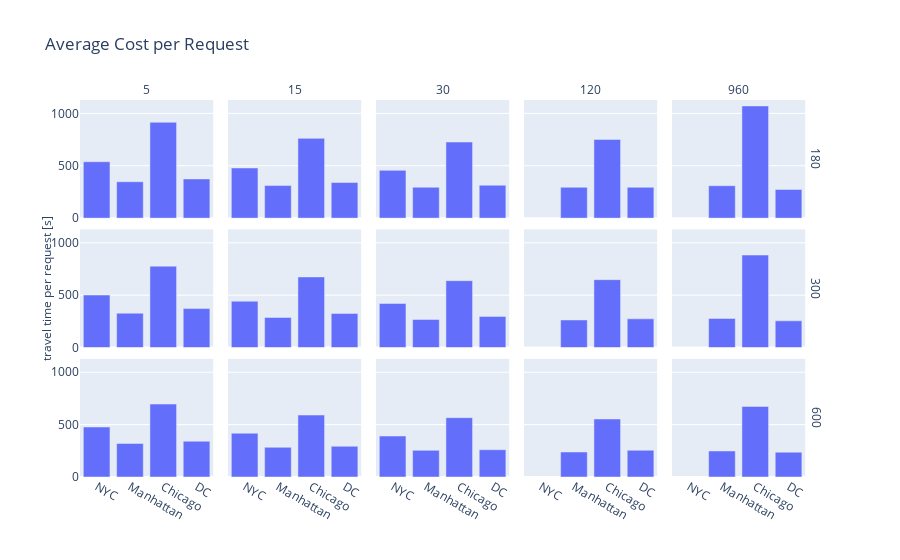

The notebook cell saved with this chart:
### Markdown cell above
## IH all instances

### Code cell
dfih = df[df['method'] == 'ih']
fig = px.bar(
    dfih,
    x = 'area',
    y = 'cost_per_request',
    barmode='group',
    title = 'Average Cost per Request',
    facet_col='duration_minutes',
    facet_row='max_delay'
)

# shared axes titles
fig.for_each_yaxis(lambda y: y.update(title = ''))
fig.add_annotation(x=-0.06, y=0.5, text="travel time per request [s]", textangle=-90, xref="paper", yref="paper", showarrow=False)
fig.for_each_xaxis(lambda y: y.update(title = ''))
# fig.add_annotation(x=0.5, y=-0.1, text="Area",  xref="paper", yref="paper", showarrow=False)

# faceting label editing
fig.for_each_annotation(lambda a: a.update(text=a.text.split("=")[-1]))

fig.show()

### Figure 1 — Plotly figure (JSON) as saved in the notebook; plotly's stock layout.template omitted (floating-point values rounded to 4 significant figures)
{"data": [{"alignmentgroup": "True", "hovertemplate": "max_delay=180<br>duration_minutes=5<br>area=%{x}<br>cost_per_request=%{y}<extra></extra>", "legendgroup": "", "marker": {"color": "#636efa", "pattern": {"shape": ""}}, "name": "", "offsetgroup": "", "orientation": "v", "showlegend": false, "textposition": "auto", "x": ["NYC", "Manhattan", "Chicago", "DC"], "xaxis": "x11", "y": [538.3, 347.3, 915.2, 374.4], "yaxis": "y11", "type": "bar"}, {"alignmentgroup": "True", "hovertemplate": "max_delay=180<br>duration_minutes=15<br>area=%{x}<br>cost_per_request=%{y}<extra></extra>", "legendgroup": "", "marker": {"color": "#636efa", "pattern": {"shape": ""}}, "name": "", "offsetgroup": "", "orientation": "v", "showlegend": false, "textposition": "auto", "x": ["NYC", "Manhattan", "Chicago", "DC"], "xaxis": "x12", "y": [478.8, 311.1, 761.6, 339.8], "yaxis": "y12", "type": "bar"}, {"alignmentgroup": "True", "hovertemplate": "max_delay=180<br>duration_minutes=30<br>area=%{x}<br>cost_per_request=%{y}<extra></extra>", "legendgroup": "", "marker": {"color": "#636efa", "pattern": {"shape": ""}}, "name": "", "offsetgroup": "", "orientation": "v", "showlegend": false, "textposition": "auto", "x": ["NYC", "Manhattan", "Chicago", "DC"], "xaxis": "x13", "y": [456.2, 294.9, 726.5, 314.3], "yaxis": "y13", "type": "bar"}, {"alignmentgroup": "True", "hovertemplate": "max_delay=180<br>duration_minutes=120<br>area=%{x}<br>cost_per_request=%{y}<extra></extra>", "legendgroup": "", "marker": {"color": "#636efa", "pattern": {"shape": ""}}, "name": "", "offsetgroup": "", "orientation": "v", "showlegend": false, "textposition": "auto", "x": ["Manhattan", "Chicago", "DC"], "xaxis": "x14", "y": [294.3, 751.4, 294.1], "yaxis": "y14", "type": "bar"}, {"alignmentgroup": "True", "hovertemplate": "max_delay=180<br>duration_minutes=960<br>area=%{x}<br>cost_per_request=%{y}<extra></extra>", "legendgroup": "", "marker": {"color": "#636efa", "pattern": {"shape": ""}}, "name": "", "offsetgroup": "", "orientation": "v", "showlegend": false, "textposition": "auto", "x": ["Manhattan", "Chicago", "DC"], "xaxis": "x15", "y": [309.6, 1071.0, 273.9], "yaxis": "y15", "type": "bar"}, {"alignmentgroup": "True", "hovertemplate": "max_delay=300<br>duration_minutes=5<br>area=%{x}<br>cost_per_request=%{y}<extra></extra>", "legendgroup": "", "marker": {"color": "#636efa", "pattern": {"shape": ""}}, "name": "", "offsetgroup": "", "orientation": "v", "showlegend": false, "textposition": "auto", "x": ["NYC", "Manhattan", "Chicago", "DC"], "xaxis": "x6", "y": [501.7, 328.3, 777.4, 372.2], "yaxis": "y6", "type": "bar"}, {"alignmentgroup": "True", "hovertemplate": "max_delay=300<br>duration_minutes=15<br>area=%{x}<br>cost_per_request=%{y}<extra></extra>", "legendgroup": "", "marker": {"color": "#636efa", "pattern": {"shape": ""}}, "name": "", "offsetgroup": "", "orientation": "v", "showlegend": false, "textposition": "auto", "x": ["NYC", "Manhattan", "Chicago", "DC"], "xaxis": "x7", "y": [442.9, 287.7, 674.5, 325.8], "yaxis": "y7", "type": "bar"}, {"alignmentgroup": "True", "hovertemplate": "max_delay=300<br>duration_minutes=30<br>area=%{x}<br>cost_per_request=%{y}<extra></extra>", "legendgroup": "", "marker": {"color": "#636efa", "pattern": {"shape": ""}}, "name": "", "offsetgroup": "", "orientation": "v", "showlegend": false, "textposition": "auto", "x": ["NYC", "Manhattan", "Chicago", "DC"], "xaxis": "x8", "y": [420.6, 268.1, 638.7, 297.6], "yaxis": "y8", "type": "bar"}, {"alignmentgroup": "True", "hovertemplate": "max_delay=300<br>duration_minutes=120<br>area=%{x}<br>cost_per_request=%{y}<extra></extra>", "legendgroup": "", "marker": {"color": "#636efa", "pattern": {"shape": ""}}, "name": "", "offsetgroup": "", "orientation": "v", "showlegend": false, "textposition": "auto", "x": ["Manhattan", "Chicago", "DC"], "xaxis": "x9", "y": [263.4, 648.3, 274.1], "yaxis": "y9", "type": "bar"}, {"alignmentgroup": "True", "hovertemplate": "max_delay=300<br>duration_minutes=960<br>area=%{x}<br>cost_per_request=%{y}<extra></extra>", "legendgroup": "", "marker": {"color": "#636efa", "pattern": {"shape": ""}}, "name": "", "offsetgroup": "", "orientation": "v", "showlegend": false, "textposition": "auto", "x": ["Manhattan", "Chicago", "DC"], "xaxis": "x10", "y": [278.2, 883.4, 255.4], "yaxis": "y10", "type": "bar"}, {"alignmentgroup": "True", "hovertemplate": "max_delay=600<br>duration_minutes=5<br>area=%{x}<br>cost_per_request=%{y}<extra></extra>", "legendgroup": "", "marker": {"color": "#636efa", "pattern": {"shape": ""}}, "name": "", "offsetgroup": "", "orientation": "v", "showlegend": false, "textposition": "auto", "x": ["NYC", "Manhattan", "Chicago", "DC"], "xaxis": "x", "y": [477.3, 320.6, 696.3, 341.1], "yaxis": "y", "type": "bar"}, {"alignmentgroup": "True", "hovertemplate": "max_delay=600<br>duration_minutes=15<br>area=%{x}<br>cost_per_request=%{y}<extra></extra>", "legendgroup": "", "marker": {"color": "#636efa", "pattern": {"shape": ""}}, "name": "", "offsetgroup": "", "orientation": "v", "showlegend": false, "textposition": "auto", "x": ["NYC", "Manhattan", "Chicago", "DC"], "xaxis": "x2", "y": [418.1, 283.5, 591.5, 293.4], "yaxis": "y2", "type": "bar"}, {"alignmentgroup": "True", "hovertemplate": "max_delay=600<br>duration_minutes=30<br>area=%{x}<br>cost_per_request=%{y}<extra></extra>", "legendgroup": "", "marker": {"color": "#636efa", "pattern": {"shape": ""}}, "name": "", "offsetgroup": "", "orientation": "v", "showlegend": false, "textposition": "auto", "x": ["NYC", "Manhattan", "Chicago", "DC"], "xaxis": "x3", "y": [391.4, 254.5, 566.5, 260.7], "yaxis": "y3", "type": "bar"}, {"alignmentgroup": "True", "hovertemplate": "max_delay=600<br>duration_minutes=120<br>area=%{x}<br>cost_per_request=%{y}<extra></extra>", "legendgroup": "", "marker": {"color": "#636efa", "pattern": {"shape": ""}}, "name": "", "offsetgroup": "", "orientation": "v", "showlegend": false, "textposition": "auto", "x": ["Manhattan", "Chicago", "DC"], "xaxis": "x4", "y": [238.8, 553.9, 255.1], "yaxis": "y4", "type": "bar"}, {"alignmentgroup": "True", "hovertemplate": "max_delay=600<br>duration_minutes=960<br>area=%{x}<br>cost_per_request=%{y}<extra></extra>", "legendgroup": "", "marker": {"color": "#636efa", "pattern": {"shape": ""}}, "name": "", "offsetgroup": "", "orientation": "v", "showlegend": false, "textposition": "auto", "x": ["Manhattan", "Chicago", "DC"], "xaxis": "x5", "y": [248.3, 673.9, 236.9], "yaxis": "y5", "type": "bar"}], "layout": {"xaxis": {"anchor": "y", "domain": [0.0, 0.18], "title": {"text": ""}}, "yaxis": {"anchor": "x", "domain": [0.0, 0.3133], "title": {"text": ""}}, "xaxis2": {"anchor": "y2", "domain": [0.2, 0.38], "matches": "x", "title": {"text": ""}}, "yaxis2": {"anchor": "x2", "domain": [0.0, 0.3133], "matches": "y", "showticklabels": false, "title": {"text": ""}}, "xaxis3": {"anchor": "y3", "domain": [0.4, 0.58], "matches": "x", "title": {"text": ""}}, "yaxis3": {"anchor": "x3", "domain": [0.0, 0.3133], "matches": "y", "showticklabels": false, "title": {"text": ""}}, "xaxis4": {"anchor": "y4", "domain": [0.6, 0.78], "matches": "x", "title": {"text": ""}}, "yaxis4": {"anchor": "x4", "domain": [0.0, 0.3133], "matches": "y", "showticklabels": false, "title": {"text": ""}}, "xaxis5": {"anchor": "y5", "domain": [0.8, 0.98], "matches": "x", "title": {"text": ""}}, "yaxis5": {"anchor": "x5", "domain": [0.0, 0.3133], "matches": "y", "showticklabels": false, "title": {"text": ""}}, "xaxis6": {"anchor": "y6", "domain": [0.0, 0.18], "matches": "x", "showticklabels": false, "title": {"text": ""}}, "yaxis6": {"anchor": "x6", "domain": [0.3433, 0.6567], "matches": "y", "title": {"text": ""}}, "xaxis7": {"anchor": "y7", "domain": [0.2, 0.38], "matches": "x", "showticklabels": false, "title": {"text": ""}}, "yaxis7": {"anchor": "x7", "domain": [0.3433, 0.6567], "matches": "y", "showticklabels": false, "title": {"text": ""}}, "xaxis8": {"anchor": "y8", "domain": [0.4, 0.58], "matches": "x", "showticklabels": false, "title": {"text": ""}}, "yaxis8": {"anchor": "x8", "domain": [0.3433, 0.6567], "matches": "y", "showticklabels": false, "title": {"text": ""}}, "xaxis9": {"anchor": "y9", "domain": [0.6, 0.78], "matches": "x", "showticklabels": false, "title": {"text": ""}}, "yaxis9": {"anchor": "x9", "domain": [0.3433, 0.6567], "matches": "y", "showticklabels": false, "title": {"text": ""}}, "xaxis10": {"anchor": "y10", "domain": [0.8, 0.98], "matches": "x", "showticklabels": false, "title": {"text": ""}}, "yaxis10": {"anchor": "x10", "domain": [0.3433, 0.6567], "matches": "y", "showticklabels": false, "title": {"text": ""}}, "xaxis11": {"anchor": "y11", "domain": [0.0, 0.18], "matches": "x", "showticklabels": false, "title": {"text": ""}}, "yaxis11": {"anchor": "x11", "domain": [0.6867, 1.0], "matches": "y", "title": {"text": ""}}, "xaxis12": {"anchor": "y12", "domain": [0.2, 0.38], "matches": "x", "showticklabels": false, "title": {"text": ""}}, "yaxis12": {"anchor": "x12", "domain": [0.6867, 1.0], "matches": "y", "showticklabels": false, "title": {"text": ""}}, "xaxis13": {"anchor": "y13", "domain": [0.4, 0.58], "matches": "x", "showticklabels": false, "title": {"text": ""}}, "yaxis13": {"anchor": "x13", "domain": [0.6867, 1.0], "matches": "y", "showticklabels": false, "title": {"text": ""}}, "xaxis14": {"anchor": "y14", "domain": [0.6, 0.78], "matches": "x", "showticklabels": false, "title": {"text": ""}}, "yaxis14": {"anchor": "x14", "domain": [0.6867, 1.0], "matches": "y", "showticklabels": false, "title": {"text": ""}}, "xaxis15": {"anchor": "y15", "domain": [0.8, 0.98], "matches": "x", "showticklabels": false, "title": {"text": ""}}, "yaxis15": {"anchor": "x15", "domain": [0.6867, 1.0], "matches": "y", "showticklabels": false, "title": {"text": ""}}, "annotations": [{"showarrow": false, "text": "5", "x": 0.09, "xanchor": "center", "xref": "paper", "y": 1.0, "yanchor": "bottom", "yref": "paper"}, {"showarrow": false, "text": "15", "x": 0.29, "xanchor": "center", "xref": "paper", "y": 1.0, "yanchor": "bottom", "yref": "paper"}, {"showarrow": false, "text": "30", "x": 0.49, "xanchor": "center", "xref": "paper", "y": 1.0, "yanchor": "bottom", "yref": "paper"}, {"showarrow": false, "text": "120", "x": 0.69, "xanchor": "center", "xref": "paper", "y": 1.0, "yanchor": "bottom", "yref": "paper"}, {"showarrow": false, "text": "960", "x": 0.89, "xanchor": "center", "xref": "paper", "y": 1.0, "yanchor": "bottom", "yref": "paper"}, {"showarrow": false, "text": "600", "textangle": 90, "x": 0.98, "xanchor": "left", "xref": "paper", "y": 0.1567, "yanchor": "middle", "yref": "paper"}, {"showarrow": false, "text": "300", "textangle": 90, "x": 0.98, "xanchor": "left", "xref": "paper", "y": 0.5, "yanchor": "middle", "yref": "paper"}, {"showarrow": false, "text": "180", "textangle": 90, "x": 0.98, "xanchor": "left", "xref": "paper", "y": 0.8433, "yanchor": "middle", "yref": "paper"}, {"showarrow": false, "text": "travel time per request [s]", "textangle": -90, "x": -0.06, "xref": "paper", "y": 0.5, "yref": "paper"}], "legend": {"tracegroupgap": 0}, "title": {"text": "Average Cost per Request"}, "barmode": "group"}}
